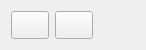
<?xml version="1.0" encoding="UTF-8"?>
<ui version="4.0">
 <class>MeshIOControlWidget</class>
 <widget class="QWidget" name="MeshIOControlWidget">
  <property name="geometry">
   <rect>
    <x>0</x>
    <y>0</y>
    <width>146</width>
    <height>50</height>
   </rect>
  </property>
  <property name="sizePolicy">
   <sizepolicy hsizetype="Minimum" vsizetype="Minimum">
    <horstretch>0</horstretch>
    <verstretch>0</verstretch>
   </sizepolicy>
  </property>
  <property name="minimumSize">
   <size>
    <width>0</width>
    <height>50</height>
   </size>
  </property>
  <property name="maximumSize">
   <size>
    <width>16777215</width>
    <height>73</height>
   </size>
  </property>
  <property name="windowTitle">
   <string>Form</string>
  </property>
  <layout class="QHBoxLayout" name="horizontalLayout">
   <item>
    <widget class="QToolButton" name="loadMeshButton">
     <property name="toolTip">
      <string>Load 3D object</string>
     </property>
     <property name="text">
      <string/>
     </property>
     <property name="icon">
      <iconset resource="../cg-3d.qrc">
       <normaloff>:/icons/resources/icons/load.svg</normaloff>:/icons/resources/icons/load.svg</iconset>
     </property>
     <property name="iconSize">
      <size>
       <width>30</width>
       <height>30</height>
      </size>
     </property>
    </widget>
   </item>
   <item>
    <widget class="QToolButton" name="saveMeshButton">
     <property name="toolTip">
      <string>Save 3D Object</string>
     </property>
     <property name="text">
      <string/>
     </property>
     <property name="icon">
      <iconset resource="../cg-3d.qrc">
       <normaloff>:/icons/resources/icons/save.svg</normaloff>:/icons/resources/icons/save.svg</iconset>
     </property>
     <property name="iconSize">
      <size>
       <width>30</width>
       <height>30</height>
      </size>
     </property>
    </widget>
   </item>
   <item>
    <spacer name="horizontalSpacer">
     <property name="orientation">
      <enum>Qt::Horizontal</enum>
     </property>
     <property name="sizeHint" stdset="0">
      <size>
       <width>40</width>
       <height>20</height>
      </size>
     </property>
    </spacer>
   </item>
  </layout>
  <action name="actionLoadMeshClicked">
   <property name="text">
    <string>loadMeshClicked</string>
   </property>
  </action>
  <action name="actionSaveMeshClicked">
   <property name="text">
    <string>saveMeshClicked</string>
   </property>
  </action>
 </widget>
 <resources>
  <include location="../cg-3d.qrc"/>
 </resources>
 <connections>
  <connection>
   <sender>loadMeshButton</sender>
   <signal>clicked()</signal>
   <receiver>actionLoadMeshClicked</receiver>
   <slot>trigger()</slot>
   <hints>
    <hint type="sourcelabel">
     <x>29</x>
     <y>20</y>
    </hint>
    <hint type="destinationlabel">
     <x>-1</x>
     <y>-1</y>
    </hint>
   </hints>
  </connection>
  <connection>
   <sender>saveMeshButton</sender>
   <signal>clicked()</signal>
   <receiver>actionSaveMeshClicked</receiver>
   <slot>trigger()</slot>
   <hints>
    <hint type="sourcelabel">
     <x>68</x>
     <y>20</y>
    </hint>
    <hint type="destinationlabel">
     <x>-1</x>
     <y>-1</y>
    </hint>
   </hints>
  </connection>
 </connections>
</ui>
